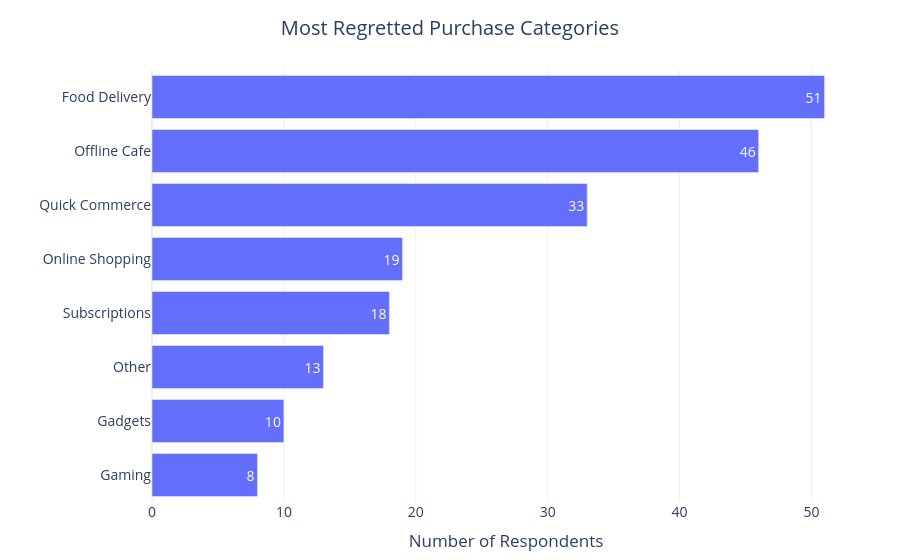

Notebook code for this chart:
### Markdown cell above
### Question:
Which purchases do students regret most?

### Code cell
cat_cols = {
    'cat_food_delivery': 'Food Delivery',
    'cat_grocery': 'Quick Commerce',
    'cat_online_shopping': 'Online Shopping',
    'cat_subscriptions': 'Subscriptions',
    'cat_gaming': 'Gaming',
    'cat_gadgets': 'Gadgets',
    'cat_offline_cafe': 'Offline Cafe',
    'cat_other': 'Other'
}

cat_data = pd.DataFrame({
    'Category': list(cat_cols.values()),
    'Count': [df[col].sum() for col in cat_cols.keys()]
})

cat_data = cat_data.sort_values(by='Count', ascending=True)

fig = px.bar(
    cat_data,
    x='Count',
    y='Category',
    orientation='h',
    text_auto=True,
    title='Most Regretted Purchase Categories'
)

fig.update_layout(
    **common_layout,
    xaxis_title='Number of Respondents',
    yaxis_title=''
)

fig.show()

### Figure 1 — Plotly figure (JSON) as saved in the notebook; plotly's stock layout.template omitted (floating-point values rounded to 4 significant figures)
{"data": [{"hovertemplate": "Count=%{x}<br>Category=%{y}<extra></extra>", "legendgroup": "", "marker": {"color": "#636efa", "pattern": {"shape": ""}}, "name": "", "orientation": "h", "showlegend": false, "textposition": "auto", "texttemplate": "%{x}", "type": "bar", "x": [8, 10, 13, 18, 19, 33, 46, 51], "xaxis": "x", "y": ["Gaming", "Gadgets", "Other", "Subscriptions", "Online Shopping", "Quick Commerce", "Offline Cafe", "Food Delivery"], "yaxis": "y"}], "layout": {"barmode": "relative", "font": {"size": 14}, "legend": {"tracegroupgap": 0}, "margin": {"b": 40, "l": 40, "r": 40, "t": 70}, "title": {"text": "Most Regretted Purchase Categories", "x": 0.5}, "xaxis": {"anchor": "y", "domain": [0, 1], "title": {"text": "Number of Respondents"}}, "yaxis": {"anchor": "x", "domain": [0, 1], "title": {"text": ""}}}}
